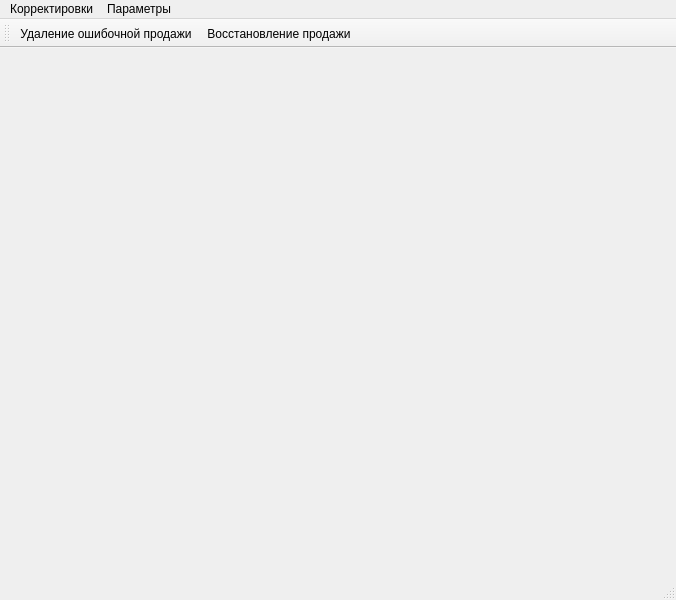
<?xml version="1.0" encoding="UTF-8"?>
<ui version="4.0">
 <class>MainWindow</class>
 <widget class="QMainWindow" name="MainWindow">
  <property name="geometry">
   <rect>
    <x>0</x>
    <y>0</y>
    <width>676</width>
    <height>600</height>
   </rect>
  </property>
  <property name="windowTitle">
   <string>Корректировки продаж МPos</string>
  </property>
  <widget class="QWidget" name="centralWidget"/>
  <widget class="QMenuBar" name="menuBar">
   <property name="geometry">
    <rect>
     <x>0</x>
     <y>0</y>
     <width>676</width>
     <height>23</height>
    </rect>
   </property>
   <widget class="QMenu" name="menu">
    <property name="title">
     <string>Параметры</string>
    </property>
    <addaction name="actionConSetup"/>
   </widget>
   <widget class="QMenu" name="menu_2">
    <property name="title">
     <string>Корректировки</string>
    </property>
    <addaction name="actionZerro"/>
    <addaction name="actionLostCheck"/>
   </widget>
   <addaction name="menu_2"/>
   <addaction name="menu"/>
  </widget>
  <widget class="QToolBar" name="mainToolBar">
   <property name="iconSize">
    <size>
     <width>48</width>
     <height>48</height>
    </size>
   </property>
   <attribute name="toolBarArea">
    <enum>TopToolBarArea</enum>
   </attribute>
   <attribute name="toolBarBreak">
    <bool>false</bool>
   </attribute>
   <addaction name="actionZerro"/>
   <addaction name="actionLostCheck"/>
  </widget>
  <widget class="QStatusBar" name="statusBar"/>
  <action name="actionConSetup">
   <property name="text">
    <string>Настройка подключения</string>
   </property>
  </action>
  <action name="actionZerro">
   <property name="icon">
    <iconset resource="res.qrc">
     <normaloff>:/res/icon/clear.png</normaloff>:/res/icon/clear.png</iconset>
   </property>
   <property name="text">
    <string>Удаление ошибочной продажи</string>
   </property>
   <property name="statusTip">
    <string>Удаление ошибочной продажи</string>
   </property>
  </action>
  <action name="actionLostCheck">
   <property name="icon">
    <iconset resource="res.qrc">
     <normaloff>:/res/icon/lostchek.png</normaloff>:/res/icon/lostchek.png</iconset>
   </property>
   <property name="text">
    <string>Восстановление продажи</string>
   </property>
   <property name="statusTip">
    <string>Восстановление продажи</string>
   </property>
   <property name="shortcut">
    <string>Ctrl+Ins</string>
   </property>
  </action>
 </widget>
 <layoutdefault spacing="6" margin="11"/>
 <resources>
  <include location="res.qrc"/>
 </resources>
 <connections/>
</ui>
